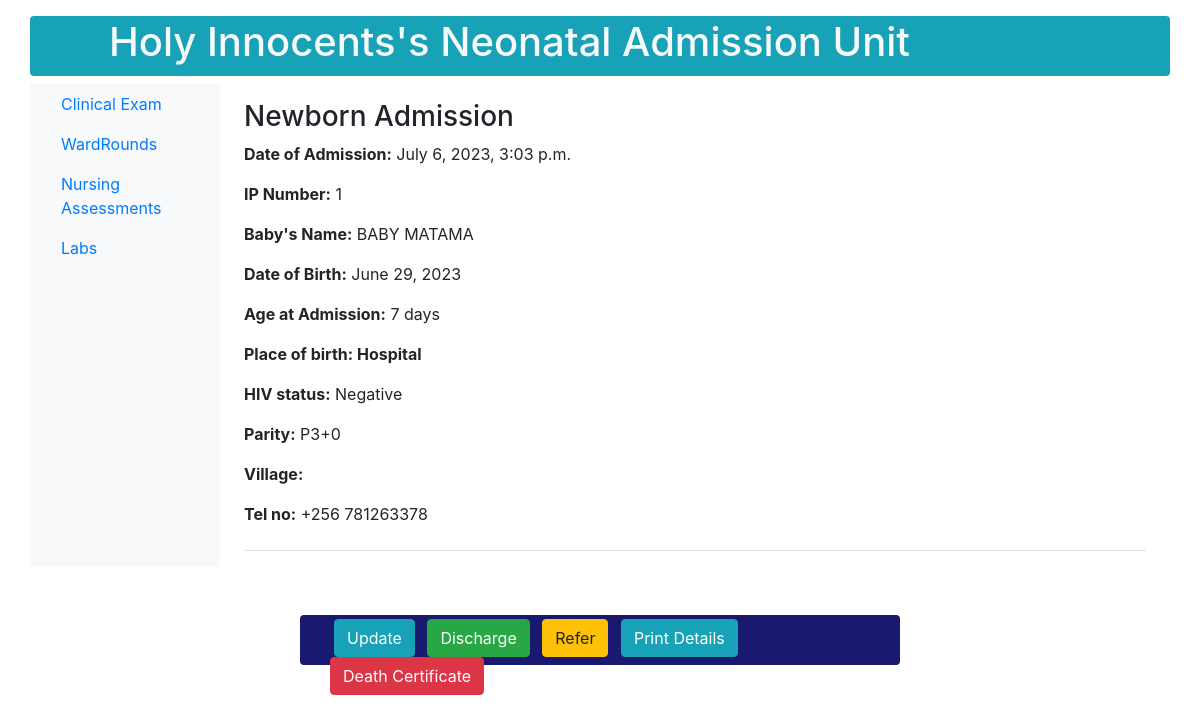
Page /newborn/print/1/ on the earlier database version.
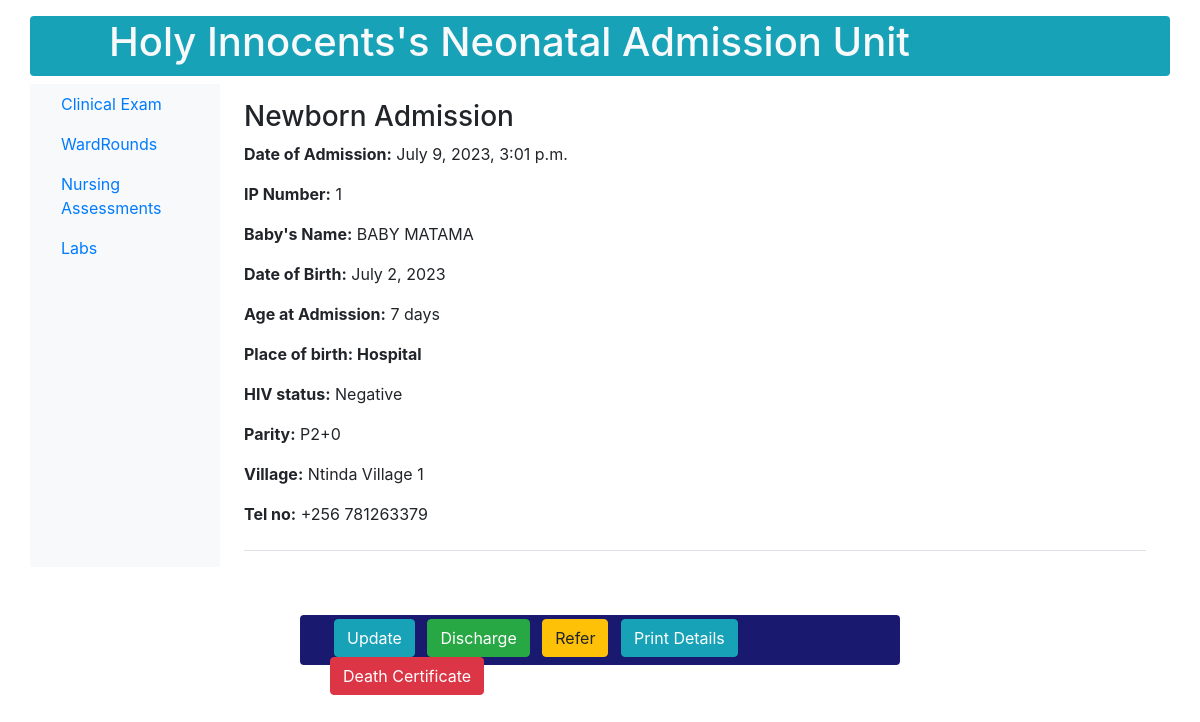
Same page on the later database version.
### newborn/models.py (models this page shows, shortened)
class Newborn(models.Model):
    PLACE_OF_BIRTH_CHOICES = (
        ('Hospital', 'Hospital'),
        ('Home', 'Home'),
        ('Along the road', 'Along the road'),
    )
    MODE_OF_DELIVERY_CHOICES = (
        ('Vaginal', 'Vaginal'),
        ('C-Section', 'C-Section'),
        ('Assisted Vaginal Delivery', 'Assisted Vaginal Delivery'),
    )
    Yes_No_CHOICES = (
        ('Yes', 'Yes'),
        ('No', 'No'),
    )
    admission_date = models.DateTimeField()
    name = models.CharField(max_length=100)
    sex = models.CharField(max_length=100, choices=SEX)
    birth_weight = models.DecimalField(max_digits=2, decimal_places=1)
    delivery_date = models.DateTimeField()
    place_of_birth = models.CharField(max_length=100, choices=PLACE_OF_BIRTH_CHOICES)
    mode_of_delivery = models.CharField(max_length=100, choices=MODE_OF_DELIVERY_CHOICES)
    resuscitated = models.CharField(max_length=100, choices=Yes_No_CHOICES)
    referral = models.CharField(max_length=100, choices=Yes_No_CHOICES)
    mother = models.ForeignKey(MotherDetails, on_delete=models.CASCADE, null=True)

class MotherDetails(models.Model):
    name = models.CharField(max_length=50)
    age = models.IntegerField(default=28)
    blood_group = models.CharField(max_length=50, choices=BLOOD_GROUP)
    parity = models.CharField(max_length=100)
    number_of_living_children = models.CharField(max_length=100)
    hiv_status = models.CharField(max_length=50, choices=HIV_STATUS)
    level_of_education = models.CharField(max_length=50, choices=LEVEL_OF_EDUCATION)
    occupation = models.CharField(max_length=50, choices=OCCUPATION)
    location = models.ForeignKey(MotherLocation, on_delete=models.CASCADE, null=True)

class MotherLocation(models.Model):
    country = models.CharField(max_length=100)
    district = models.ForeignKey(District, on_delete=models.CASCADE)
    subcounty = models.ForeignKey(Subcounty, on_delete=models.CASCADE)
    parish = models.ForeignKey(Parish, on_delete=models.CASCADE)
    village = models.ForeignKey(Village, on_delete=models.CASCADE)
    nin_no = models.CharField(max_length=100, default='CMX10000000')
    contact = models.CharField(max_length=100, default='+256 ')

class Village(models.Model):
    parish = models.ForeignKey(Parish, on_delete=models.CASCADE, null=True)
    name = models.CharField(max_length=100)
    def __str__(self):
        return self.name

### newborn/views.py (the view)
# urls.py: path('newborn/print/<int:pk>/', views.print_detail, name='clerkship-page'),
def print_detail(request, pk):
    newborn = Newborn.objects.get(pk=pk)
    age_delta = newborn.admission_date.date() - newborn.delivery_date.date()
    age_days = age_delta.days
    context = {
            'newborn': newborn,
            'age_days': age_days,
    }
    return render(request, 'newborn/details.html', context)

### newborn/templates/newborn/details.html (shortened to what this page needs)
{% load static %}
<!DOCTYPE html>
{% load crispy_forms_tags %}
{% load bootstrap4 %}
{% bootstrap_css %}
<html lang="en">
<head>
</head>
<body>
    <nav class="container navbar navbar-expand-md navbar-light bg-info topnavbar text-light justify-text-center mb-2 mt-3 rounded" style="height: 60px;">
        <div class="container">
            <ul class="ml-5 nav navbar-nav navbar-center">
                <li>
                    <h1 class="text-center">Holy Innocents's Neonatal Admission Unit<h1>
                </li>
            </ul>
        </div>
     </nav>
    <div class="container">
        <div class="row">
            <nav class="col-md-2 d-none d-md-block bg-light sidebar">
                <div class="sidebar-sticky">
                    <ul class="nav flex-column">
                        <li class="nav-item">
                            <a class="nav-link" href="{% url 'clinical-exam' pk=newborn.id %}">Clinical Exam</a>
                        </li>
                        <li class="nav-item">
                            <a class="nav-link" href="#">WardRounds</a>
                        </li>
                        <li class="nav-item">
                            <a class="nav-link" href="#">Nursing Assessments</a>
                        </li>
                        <li class="nav-item">
				<a class="nav-link" href="{% url 'lab-request' newborn.pk %}">Labs</a>
                        </li>
                     </ul>
                 </div>
              </nav>
              <main role="main" class="col-md-9 ml-sm-auto col-lg-10 px-4">
                <div class="justify-content-between flex-wrap flex-md-nowrap align-items-center pt-3 pb-2 mb-3 border-bottom">
                    <h3>Newborn Admission</h3>
                    <p><b>Date of Admission:</b> {{ newborn.admission_date}}</p>
                    <p><b>IP Number:</b> {{ newborn.pk }} </p>
                    <p><b>Baby's Name:</b> {{ newborn.name}}</p>
                    <p><b>Date of Birth:</b> {{ newborn.delivery_date|date:"F j, Y" }}</p>
                    <p><b>Age at Admission:</b> {{ age_days }} days</p>
                    <p><b>Place of birth: {{ newborn.place_of_birth}}</b></p>
                    <p><b>HIV status:</b> {{ newborn.mother.hiv_status}}</p>
                    <p><b>Parity:</b> {{ newborn.mother.parity}}</p>
                    <p><b>Village:</b> {{ newborn.mother.location.village}}</p>
                    <p><b>Tel no:</b> {{ newborn.mother.location.contact}} </p></div>
                 </div>
            </div>
        <div class="container mt-5 justify-content-center rounded" style="height: 50px; width: 600px; background-color: #191970;">
            <div class="container mt-5 py-1 justify-content-center">
		    <a class="btn btn-info ml-1 mr-2" href="{% url 'update-details' pk=newborn.id  %}" role="button">Update</a>
                <a class="btn btn-success mr-2" href="{% url 'discharge' pk=newborn.id %}" role="button">Discharge</a>
                <a class="btn btn-warning mr-2" href="#" role="button">Refer</a>
                <a class="btn btn-info" href="{% url 'more-details' newborn.pk %}" role="button">Print Details</a>
                <a class="btn btn-danger" href="#" role="button">Death Certificate</a>
            </div>
        </div>
</body>
</html>

Differences in the rows shown:
changed Newborn "BABY MATAMA": admission_date "July 6, 2023, 3:03 p.m." → "July 9, 2023, 3:01 p.m."; delivery_date "June 29, 2023" → "July 2, 2023"; mother.parity "P3+0" → "P2+0"; mother.location.village (not shown) → "Ntinda Village 1"; mother.location.contact "+256 781263378" → "+256 781263379"
